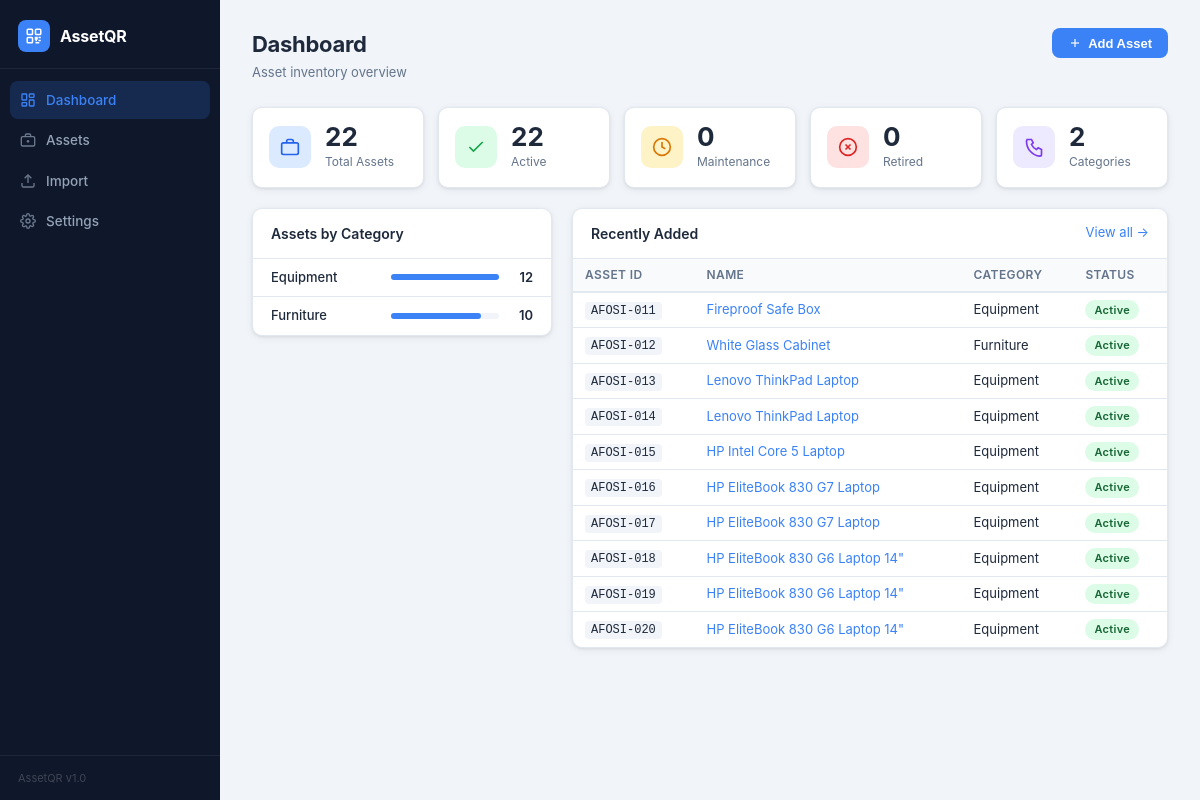
Before: / with the older database file.
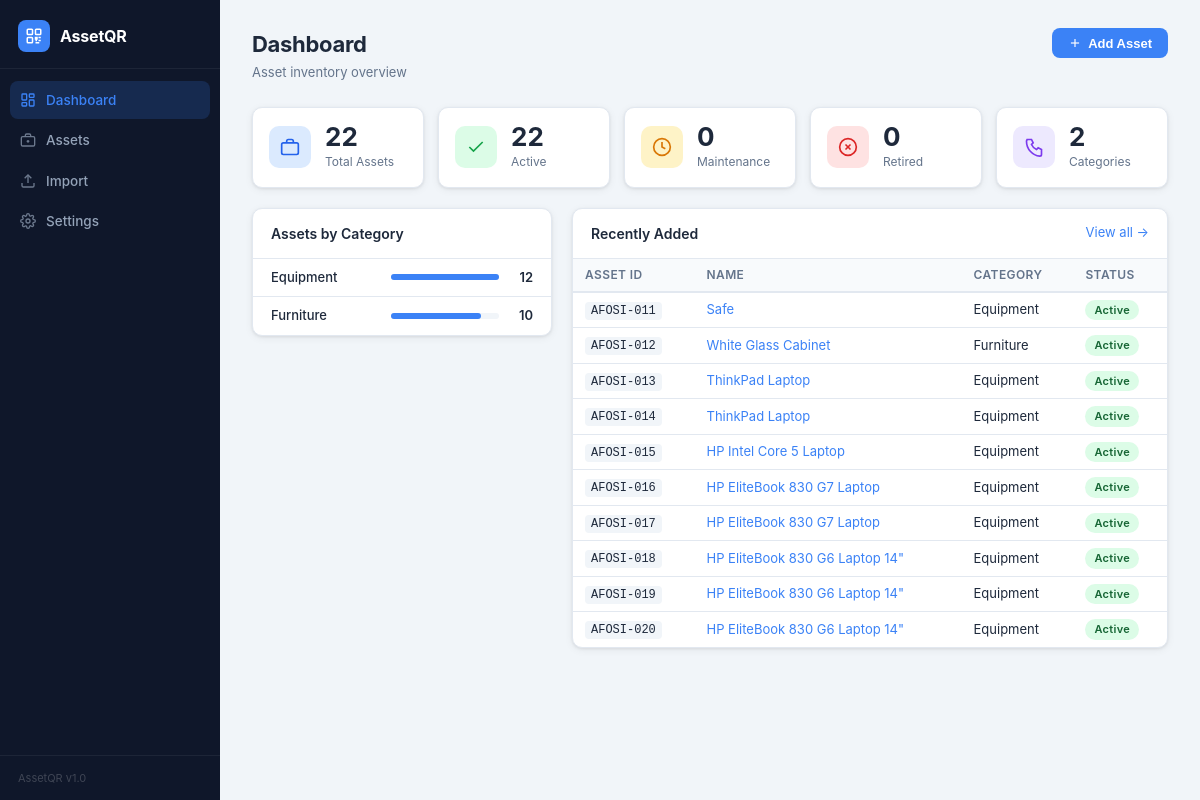
After: the same page with the newer database file.
### tables this page shows
CREATE TABLE assets (
            id            INTEGER PRIMARY KEY AUTOINCREMENT,
            asset_id      TEXT    UNIQUE NOT NULL,
            name          TEXT    NOT NULL,
            category      TEXT    DEFAULT '',
            description   TEXT    DEFAULT '',
            location      TEXT    DEFAULT '',
            status        TEXT    DEFAULT 'active',
            serial_number TEXT    DEFAULT '',
            purchase_date TEXT    DEFAULT '',
            notes         TEXT    DEFAULT '',
            qr_code_path  TEXT    DEFAULT '',
            created_at    TEXT    DEFAULT (datetime('now')),
            updated_at    TEXT    DEFAULT (datetime('now'))
        , custodian TEXT DEFAULT '', donor TEXT DEFAULT '', value_ksh TEXT DEFAULT '');

### app.py (the view)
@app.route('/')
def dashboard():
    db = get_db()
    stats = {
        'total':      db.execute('SELECT COUNT(*) FROM assets').fetchone()[0],
        'active':     db.execute("SELECT COUNT(*) FROM assets WHERE status='active'").fetchone()[0],
        'maintenance':db.execute("SELECT COUNT(*) FROM assets WHERE status='maintenance'").fetchone()[0],
        'retired':    db.execute("SELECT COUNT(*) FROM assets WHERE status='retired'").fetchone()[0],
        'categories': db.execute("SELECT COUNT(DISTINCT category) FROM assets WHERE category!=''").fetchone()[0],
    }
    by_cat = db.execute(
        "SELECT category, COUNT(*) cnt FROM assets WHERE category!='' GROUP BY category ORDER BY cnt DESC LIMIT 8"
    ).fetchall()
    recent = db.execute('SELECT * FROM assets ORDER BY created_at DESC LIMIT 10').fetchall()
    return render_template('index.html', stats=stats, by_cat=by_cat, recent=recent)

### app.py (called while the page is built, shortened)
def _db_path():
    return os.path.join(_BASE_DIR, 'assetqr.db')

def get_db():
    if 'db' not in g:
        g.db = sqlite3.connect(_db_path())
        g.db.row_factory = sqlite3.Row
    return g.db

### templates/index.html (shortened to what this page needs)
{% extends "base.html" %}
{% block content %}
<div class="page-header">
  <div>
    <h1 class="page-title">Dashboard</h1>
    <p class="page-sub">Asset inventory overview</p>
  </div>
  <button class="btn btn-primary" onclick="openAddModal()">
    <svg viewBox="0 0 24 24" fill="none" stroke="currentColor" stroke-width="2" class="btn-icon">
      <line x1="12" y1="5" x2="12" y2="19"/><line x1="5" y1="12" x2="19" y2="12"/>
    </svg>
    Add Asset
  </button>
</div>
<div class="stats-grid">
  <div class="stat-card">
    <div class="stat-icon stat-icon--blue">
      <svg viewBox="0 0 24 24" fill="none" stroke="currentColor" stroke-width="2">
        <path d="M20 7H4a2 2 0 00-2 2v10a2 2 0 002 2h16a2 2 0 002-2V9a2 2 0 00-2-2z"/>
        <path d="M16 7V5a2 2 0 00-2-2h-4a2 2 0 00-2 2v2"/>
      </svg>
    </div>
    <div class="stat-info">
      <div class="stat-value">{{ stats.total }}</div>
      <div class="stat-label">Total Assets</div>
    </div>
  </div>
  <div class="stat-card">
    <div class="stat-icon stat-icon--green">
      <svg viewBox="0 0 24 24" fill="none" stroke="currentColor" stroke-width="2">
        <polyline points="20 6 9 17 4 12"/>
      </svg>
    </div>
    <div class="stat-info">
      <div class="stat-value">{{ stats.active }}</div>
      <div class="stat-label">Active</div>
    </div>
  </div>
  <div class="stat-card">
    <div class="stat-icon stat-icon--yellow">
      <svg viewBox="0 0 24 24" fill="none" stroke="currentColor" stroke-width="2">
        <circle cx="12" cy="12" r="10"/>
        <polyline points="12 6 12 12 16 14"/>
      </svg>
    </div>
    <div class="stat-info">
      <div class="stat-value">{{ stats.maintenance }}</div>
      <div class="stat-label">Maintenance</div>
    </div>
  </div>
  <div class="stat-card">
    <div class="stat-icon stat-icon--red">
      <svg viewBox="0 0 24 24" fill="none" stroke="currentColor" stroke-width="2">
        <circle cx="12" cy="12" r="10"/>
        <line x1="15" y1="9" x2="9" y2="15"/><line x1="9" y1="9" x2="15" y2="15"/>
      </svg>
    </div>
    <div class="stat-info">
      <div class="stat-value">{{ stats.retired }}</div>
      <div class="stat-label">Retired</div>
    </div>
  </div>
  <div class="stat-card">
    <div class="stat-icon stat-icon--purple">
      <svg viewBox="0 0 24 24" fill="none" stroke="currentColor" stroke-width="2">
        <path d="M3 3h6l2 4-2 2a12 12 0 006 6l2-2 4 2v6a2 2 0 01-2 2A18 18 0 013 5a2 2 0 012-2z"/>
      </svg>
    </div>
    <div class="stat-info">
      <div class="stat-value">{{ stats.categories }}</div>
      <div class="stat-label">Categories</div>
    </div>
  </div>
</div>
<div class="dashboard-grid">
  {% if by_cat %}
  <div class="card">
    <div class="card-header">
      <h2 class="card-title">Assets by Category</h2>
    </div>
    <div class="card-body" style="padding:0">
      {% set max_count = by_cat[0].cnt %}
      {% for row in by_cat %}
      <div class="cat-row">
        <span class="cat-name">{{ row.category or 'Uncategorised' }}</span>
        <div class="cat-bar-wrap">
          <div class="cat-bar" style="width:{{ (row.cnt / max_count * 100)|int }}%"></div>
        </div>
        <span class="cat-count">{{ row.cnt }}</span>
      </div>
      {% endfor %}
    </div>
  </div>
  {% endif %}
  <div class="card">
    <div class="card-header">
      <h2 class="card-title">Recently Added</h2>
      <a href="{{ url_for('assets_page') }}" class="card-link">View all &rarr;</a>
    </div>
    <div class="card-body" style="padding:0">
      {% if recent %}
      <table class="table table--compact">
        <thead>
          <tr>
            <th>Asset ID</th>
            <th>Name</th>
            <th>Category</th>
            <th>Status</th>
          </tr>
        </thead>
        <tbody>
          {% for a in recent %}
          <tr>
            <td><code class="code-id">{{ a.asset_id }}</code></td>
            <td><a href="{{ url_for('asset_detail', asset_id=a.asset_id) }}" target="_blank">{{ a.name }}</a></td>
            <td>{{ a.category or '—' }}</td>
            <td><span class="badge badge--{{ a.status }}">{{ a.status }}</span></td>
          </tr>
          {% endfor %}
        </tbody>
      </table>
      {% else %}
      <div class="empty-state">
        <p>No assets yet. <a href="{{ url_for('import_page') }}">Import a list</a> or <a href="#" onclick="openAddModal()">add one</a>.</p>
      </div>
      {% endif %}
    </div>
  </div>
</div>
{% endblock %}

### templates/base.html (shortened to what this page needs)
<!DOCTYPE html>
<html lang="en">
<head>
  <link rel="stylesheet" href="{{ url_for('static', filename='css/style.css') }}">
</head>
<body>
<nav class="sidebar">
  <div class="sidebar-brand">
    <div class="brand-icon">
      <svg viewBox="0 0 24 24" fill="none" stroke="currentColor" stroke-width="2">
        <rect x="3" y="3" width="7" height="7" rx="1"/><rect x="14" y="3" width="7" height="7" rx="1"/>
        <rect x="3" y="14" width="7" height="7" rx="1"/>
        <path d="M14 14h2v2h-2zM18 14h3M14 18h2M18 18h3M14 21h5"/>
      </svg>
    </div>
    <span class="brand-name">AssetQR</span>
  </div>
  <ul class="nav-list">
    <li>
      <a href="{{ url_for('dashboard') }}" class="nav-link{% if request.endpoint == 'dashboard' %} active{% endif %}">
        <svg viewBox="0 0 24 24" fill="none" stroke="currentColor" stroke-width="2">
          <rect x="3" y="3" width="7" height="9" rx="1"/><rect x="14" y="3" width="7" height="5" rx="1"/>
          <rect x="14" y="12" width="7" height="9" rx="1"/><rect x="3" y="16" width="7" height="5" rx="1"/>
        </svg>
        Dashboard
      </a>
    </li>
    <li>
      <a href="{{ url_for('assets_page') }}" class="nav-link{% if request.endpoint == 'assets_page' %} active{% endif %}">
        <svg viewBox="0 0 24 24" fill="none" stroke="currentColor" stroke-width="2">
          <path d="M20 7H4a2 2 0 00-2 2v10a2 2 0 002 2h16a2 2 0 002-2V9a2 2 0 00-2-2z"/>
          <path d="M16 7V5a2 2 0 00-2-2h-4a2 2 0 00-2 2v2"/>
          <line x1="12" y1="12" x2="12" y2="16"/><line x1="10" y1="14" x2="14" y2="14"/>
        </svg>
        Assets
      </a>
    </li>
    <li>
      <a href="{{ url_for('import_page') }}" class="nav-link{% if request.endpoint == 'import_page' %} active{% endif %}">
        <svg viewBox="0 0 24 24" fill="none" stroke="currentColor" stroke-width="2">
          <path d="M21 15v4a2 2 0 01-2 2H5a2 2 0 01-2-2v-4"/>
          <polyline points="17 8 12 3 7 8"/><line x1="12" y1="3" x2="12" y2="15"/>
        </svg>
        Import
      </a>
    </li>
    <li>
      <a href="{{ url_for('settings_page') }}" class="nav-link{% if request.endpoint == 'settings_page' %} active{% endif %}">
        Settings
      </a>
    </li>
  </ul>
  <div class="sidebar-footer">
    <span>AssetQR v1.0</span>
  </div>
</nav>
<main class="main-content">
  {% block content %}{% endblock %}
</main>
</body>
</html>

Changed rows visible on the page:
changed assets "AFOSI-011": name "Fireproof Safe Box" → "Safe"
changed assets "AFOSI-013": name "Lenovo ThinkPad Laptop" → "ThinkPad Laptop"
changed assets "AFOSI-014": name "Lenovo ThinkPad Laptop" → "ThinkPad Laptop"
